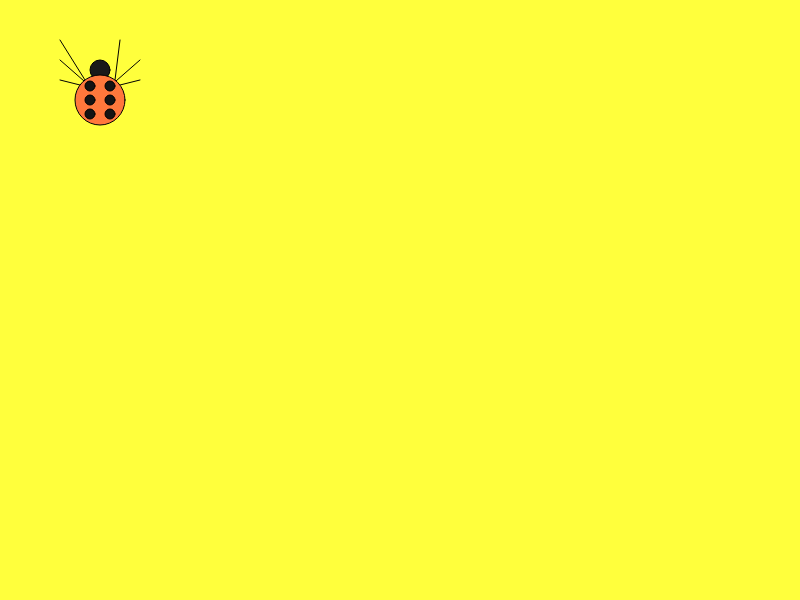
Frame 1 (no input)
Frame 60 (no input): identical to frame 1, image omitted
Frame 120 (the mouse pressed at the canvas centre since frame 60): identical to frame 1, image omitted

The p5.js sketch that drew this single still picture (run headless with seeded random() and noise() and a simulated clock; from frame 60 on, the mouse is pressed at the canvas centre):

// p5.js sketch
// ── sketch.js
console.log("I believe I can do it!");
console.log("IT's a ladybug-spider hybrid!");
function setup() {
  createCanvas(800, 600);
}

function draw() {
  background(255, 255, 60);
  fill(25);
  circle(100, 70, 20);

  line(60, 80 - 0, 80 + 20, 90);
  line(140, 80 - 0, 80 + 20, 90);

  line(140, 80 - 20, 80 + 20, 95);
  line(60, 80 - 20, 80 + 20, 95);

  line(140 - 20, 80 - 40, 80 + 30, 120);
  line(60, 80 - 40, 80 + 30, 120);

  fill(255, 120, 60);
  circle(100, 100, 50);
  fill(20);
  circle(110, 100, 10);
  circle(90, 100, 10);

  circle(110, 100 - 14, 10);
  circle(90, 100 - 14, 10);

  circle(110, 100 + 14, 10);
  circle(90, 100 + 14, 10);
}
